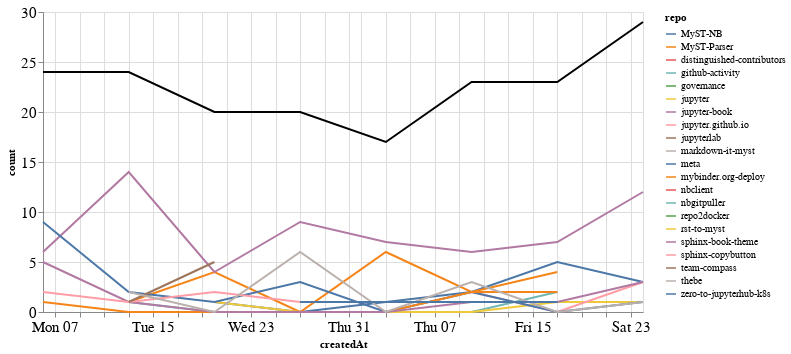

Notebook code cell kept with this figure:
### Markdown cell above
### Comments

### Code cell
comments_time = comments.groupby('repo').resample('W', on='createdAt').count()['author'].reset_index()
comments_time = comments_time.rename(columns={'author': 'count'})
comments_time_total = comments_time.groupby('createdAt').agg({"count": "sum"}).reset_index()
ch1 = alt.Chart(comments_time, width=600).mark_line().encode(
    x='createdAt',
    y='count',
    color='repo',
    tooltip="repo"
)

ch2 = alt.Chart(comments_time_total, width=600).mark_line(color="black").encode(
    x='createdAt',
    y='count',
)

ch1 + ch2

### Figure 1 — Vega-Lite specification as saved in the notebook (floating-point values rounded to 4 significant figures)
{"config": {"axisLeft": {"labelFontSize": 15}, "axisBottom": {"labelFontSize": 15}}, "layer": [{"data": {"name": "data-912c566682bf6c560cf45eff757a48d8"}, "mark": "line", "encoding": {"color": {"type": "nominal", "field": "repo"}, "tooltip": {"type": "nominal", "field": "repo"}, "x": {"type": "temporal", "field": "createdAt"}, "y": {"type": "quantitative", "field": "count"}}, "width": 600}, {"data": {"name": "data-f6233246b80697369acbb5a671902231"}, "mark": {"type": "line", "color": "black"}, "encoding": {"x": {"type": "temporal", "field": "createdAt"}, "y": {"type": "quantitative", "field": "count"}}, "width": 600}], "$schema": "https://vega.github.io/schema/vega-lite/v4.8.1.json", "datasets": {"data-912c566682bf6c560cf45eff757a48d8": [{"repo": "MyST-NB", "createdAt": "2020-12-20T00:00:00", "count": 1}, {"repo": "MyST-NB", "createdAt": "2020-12-27T00:00:00", "count": 0}, {"repo": "MyST-NB", "createdAt": "2021-01-03T00:00:00", "count": 1}, {"repo": "MyST-NB", "createdAt": "2021-01-10T00:00:00", "count": 2}, {"repo": "MyST-NB", "createdAt": "2021-01-17T00:00:00", "count": 5}, {"repo": "MyST-NB", "createdAt": "2021-01-24T00:00:00", "count": 3}, {"repo": "MyST-Parser", "createdAt": "2020-12-13T00:00:00", "count": 1}, {"repo": "MyST-Parser", "createdAt": "2020-12-20T00:00:00", "count": 4}, {"repo": "MyST-Parser", "createdAt": "2020-12-27T00:00:00", "count": 0}, {"repo": "MyST-Parser", "createdAt": "2021-01-03T00:00:00", "count": 6}, {"repo": "MyST-Parser", "createdAt": "2021-01-10T00:00:00", "count": 2}, {"repo": "MyST-Parser", "createdAt": "2021-01-17T00:00:00", "count": 4}, {"repo": "distinguished-contributors", "createdAt": "2020-12-20T00:00:00", "count": 1}, {"repo": "github-activity", "createdAt": "2020-12-13T00:00:00", "count": 1}, {"repo": "github-activity", "createdAt": "2020-12-20T00:00:00", "count": 0}, {"repo": "github-activity", "createdAt": "2020-12-27T00:00:00", "count": 0}, {"repo": "github-activity", "createdAt": "2021-01-03T00:00:00", "count": 0}, {"repo": "github-activity", "createdAt": "2021-01-10T00:00:00", "count": 0}, {"repo": "github-activity", "createdAt": "2021-01-17T00:00:00", "count": 2}, {"repo": "governance", "createdAt": "2021-01-24T00:00:00", "count": 1}, {"repo": "jupyter", "createdAt": "2020-12-20T00:00:00", "count": 1}, {"repo": "jupyter", "createdAt": "2020-12-27T00:00:00", "count": 0}, {"repo": "jupyter", "createdAt": "2021-01-03T00:00:00", "count": 0}, {"repo": "jupyter", "createdAt": "2021-01-10T00:00:00", "count": 0}, {"repo": "jupyter", "createdAt": "2021-01-17T00:00:00", "count": 1}, {"repo": "jupyter", "createdAt": "2021-01-24T00:00:00", "count": 1}, {"repo": "jupyter-book", "createdAt": "2020-12-06T00:00:00", "count": 6}, {"repo": "jupyter-book", "createdAt": "2020-12-13T00:00:00", "count": 14}, {"repo": "jupyter-book", "createdAt": "2020-12-20T00:00:00", "count": 4}, {"repo": "jupyter-book", "createdAt": "2020-12-27T00:00:00", "count": 9}, {"repo": "jupyter-book", "createdAt": "2021-01-03T00:00:00", "count": 7}, {"repo": "jupyter-book", "createdAt": "2021-01-10T00:00:00", "count": 6}, {"repo": "jupyter-book", "createdAt": "2021-01-17T00:00:00", "count": 7}, {"repo": "jupyter-book", "createdAt": "2021-01-24T00:00:00", "count": 12}, {"repo": "jupyter.github.io", "createdAt": "2021-01-10T00:00:00", "count": 2}, {"repo": "jupyter.github.io", "createdAt": "2021-01-17T00:00:00", "count": 0}, {"repo": "jupyter.github.io", "createdAt": "2021-01-24T00:00:00", "count": 3}, {"repo": "jupyterlab", "createdAt": "2020-12-20T00:00:00", "count": 1}, {"repo": "markdown-it-myst", "createdAt": "2020-12-06T00:00:00", "count": 1}, {"repo": "meta", "createdAt": "2020-12-06T00:00:00", "count": 9}, {"repo": "meta", "createdAt": "2020-12-13T00:00:00", "count": 2}, {"repo": "meta", "createdAt": "2020-12-20T00:00:00", "count": 1}, {"repo": "meta", "createdAt": "2020-12-27T00:00:00", "count": 3}, {"repo": "meta", "createdAt": "2021-01-03T00:00:00", "count": 0}, {"repo": "meta", "createdAt": "2021-01-10T00:00:00", "count": 2}, {"repo": "meta", "createdAt": "2021-01-17T00:00:00", "count": 0}, {"repo": "meta", "createdAt": "2021-01-24T00:00:00", "count": 1}, {"repo": "mybinder.org-deploy", "createdAt": "2020-12-06T00:00:00", "count": 1}, {"repo": "mybinder.org-deploy", "createdAt": "2020-12-13T00:00:00", "count": 0}, {"repo": "mybinder.org-deploy", "createdAt": "2020-12-20T00:00:00", "count": 0}, {"repo": "mybinder.org-deploy", "createdAt": "2020-12-27T00:00:00", "count": 0}, {"repo": "mybinder.org-deploy", "createdAt": "2021-01-03T00:00:00", "count": 0}, {"repo": "mybinder.org-deploy", "createdAt": "2021-01-10T00:00:00", "count": 2}, {"repo": "mybinder.org-deploy", "createdAt": "2021-01-17T00:00:00", "count": 2}, {"repo": "nbclient", "createdAt": "2020-12-13T00:00:00", "count": 1}, {"repo": "nbgitpuller", "createdAt": "2021-01-10T00:00:00", "count": 2}, {"repo": "repo2docker", "createdAt": "2021-01-24T00:00:00", "count": 4}, {"repo": "rst-to-myst", "createdAt": "2021-01-03T00:00:00", "count": 1}, {"repo": "sphinx-book-theme", "createdAt": "2020-12-06T00:00:00", "count": 5}, {"repo": "sphinx-book-theme", "createdAt": "2020-12-13T00:00:00", "count": 1}, {"repo": "sphinx-book-theme", "createdAt": "2020-12-20T00:00:00", "count": 0}, {"repo": "sphinx-book-theme", "createdAt": "2020-12-27T00:00:00", "count": 0}, {"repo": "sphinx-book-theme", "createdAt": "2021-01-03T00:00:00", "count": 0}, {"repo": "sphinx-book-theme", "createdAt": "2021-01-10T00:00:00", "count": 1}, {"repo": "sphinx-book-theme", "createdAt": "2021-01-17T00:00:00", "count": 1}, {"repo": "sphinx-book-theme", "createdAt": "2021-01-24T00:00:00", "count": 3}, {"repo": "sphinx-copybutton", "createdAt": "2020-12-06T00:00:00", "count": 2}, {"repo": "sphinx-copybutton", "createdAt": "2020-12-13T00:00:00", "count": 1}, {"repo": "sphinx-copybutton", "createdAt": "2020-12-20T00:00:00", "count": 2}, {"repo": "sphinx-copybutton", "createdAt": "2020-12-27T00:00:00", "count": 1}, {"repo": "sphinx-copybutton", "createdAt": "2021-01-03T00:00:00", "count": 1}, {"repo": "team-compass", "createdAt": "2020-12-13T00:00:00", "count": 1}, {"repo": "team-compass", "createdAt": "2020-12-20T00:00:00", "count": 5}, {"repo": "thebe", "createdAt": "2020-12-13T00:00:00", "count": 2}, {"repo": "thebe", "createdAt": "2020-12-20T00:00:00", "count": 0}, {"repo": "thebe", "createdAt": "2020-12-27T00:00:00", "count": 6}, {"repo": "thebe", "createdAt": "2021-01-03T00:00:00", "count": 0}, {"repo": "thebe", "createdAt": "2021-01-10T00:00:00", "count": 3}, {"repo": "thebe", "createdAt": "2021-01-17T00:00:00", "count": 0}, {"repo": "thebe", "createdAt": "2021-01-24T00:00:00", "count": 1}, {"repo": "zero-to-jupyterhub-k8s", "createdAt": "2020-12-27T00:00:00", "count": 1}, {"repo": "zero-to-jupyterhub-k8s", "createdAt": "2021-01-03T00:00:00", "count": 1}, {"repo": "zero-to-jupyterhub-k8s", "createdAt": "2021-01-10T00:00:00", "count": 1}, {"repo": "zero-to-jupyterhub-k8s", "createdAt": "2021-01-17T00:00:00", "count": 1}], "data-f6233246b80697369acbb5a671902231": [{"createdAt": "2020-12-06T00:00:00", "count": 24}, {"createdAt": "2020-12-13T00:00:00", "count": 24}, {"createdAt": "2020-12-20T00:00:00", "count": 20}, {"createdAt": "2020-12-27T00:00:00", "count": 20}, {"createdAt": "2021-01-03T00:00:00", "count": 17}, {"createdAt": "2021-01-10T00:00:00", "count": 23}, {"createdAt": "2021-01-17T00:00:00", "count": 23}, {"createdAt": "2021-01-24T00:00:00", "count": 29}]}}
